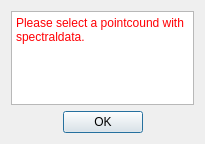
<?xml version="1.0" encoding="UTF-8"?>
<ui version="4.0">
 <class>TooltipDialog</class>
 <widget class="QDialog" name="TooltipDialog">
  <property name="enabled">
   <bool>true</bool>
  </property>
  <property name="geometry">
   <rect>
    <x>0</x>
    <y>0</y>
    <width>205</width>
    <height>144</height>
   </rect>
  </property>
  <property name="acceptDrops">
   <bool>true</bool>
  </property>
  <property name="windowTitle">
   <string>Tooltip</string>
  </property>
  <layout class="QVBoxLayout" name="verticalLayout_2">
   <item>
    <widget class="QTextBrowser" name="textBrowser_tipmessage">
     <property name="html">
      <string>&lt;!DOCTYPE HTML PUBLIC &quot;-//W3C//DTD HTML 4.0//EN&quot; &quot;http://www.w3.org/TR/REC-html40/strict.dtd&quot;&gt;
&lt;html&gt;&lt;head&gt;&lt;meta name=&quot;qrichtext&quot; content=&quot;1&quot; /&gt;&lt;style type=&quot;text/css&quot;&gt;
p, li { white-space: pre-wrap; }
&lt;/style&gt;&lt;/head&gt;&lt;body style=&quot; font-family:'Noto Sans'; font-size:9pt; font-weight:400; font-style:normal;&quot;&gt;
&lt;p style=&quot; margin-top:0px; margin-bottom:0px; margin-left:0px; margin-right:0px; -qt-block-indent:0; text-indent:0px;&quot;&gt;&lt;span style=&quot; color:#ff0004;&quot;&gt;Please select a pointcound with spectraldata.&lt;/span&gt;&lt;/p&gt;&lt;/body&gt;&lt;/html&gt;</string>
     </property>
    </widget>
   </item>
   <item>
    <widget class="QDialogButtonBox" name="buttonBox_tooltip">
     <property name="orientation">
      <enum>Qt::Horizontal</enum>
     </property>
     <property name="standardButtons">
      <set>QDialogButtonBox::Ok</set>
     </property>
     <property name="centerButtons">
      <bool>true</bool>
     </property>
    </widget>
   </item>
  </layout>
 </widget>
 <resources/>
 <connections>
  <connection>
   <sender>buttonBox_tooltip</sender>
   <signal>accepted()</signal>
   <receiver>TooltipDialog</receiver>
   <slot>accept()</slot>
   <hints>
    <hint type="sourcelabel">
     <x>248</x>
     <y>254</y>
    </hint>
    <hint type="destinationlabel">
     <x>157</x>
     <y>274</y>
    </hint>
   </hints>
  </connection>
  <connection>
   <sender>buttonBox_tooltip</sender>
   <signal>rejected()</signal>
   <receiver>TooltipDialog</receiver>
   <slot>reject()</slot>
   <hints>
    <hint type="sourcelabel">
     <x>316</x>
     <y>260</y>
    </hint>
    <hint type="destinationlabel">
     <x>286</x>
     <y>274</y>
    </hint>
   </hints>
  </connection>
 </connections>
</ui>
